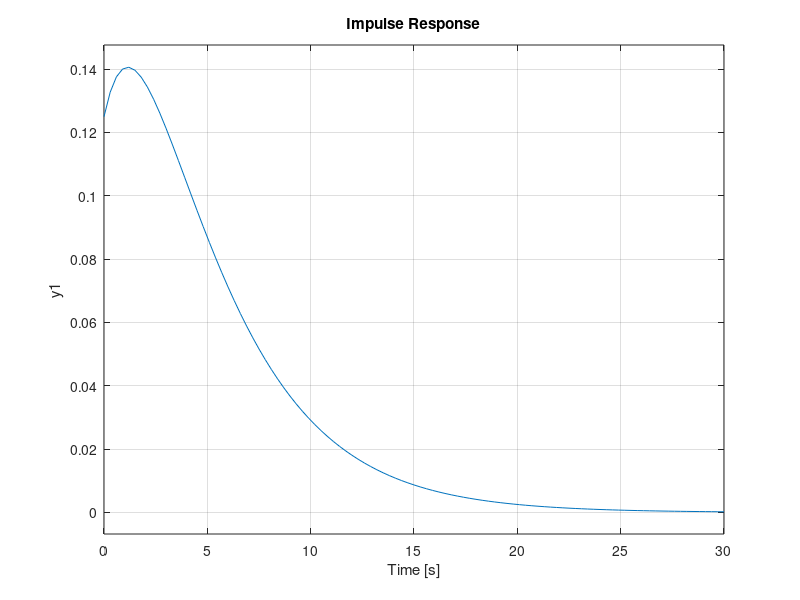

Here is the MATLAB script that generated this plot:
clf
close all
clear all
clc
pkg load control

K = 1;
taua = 1;
tau1 = 2;
tau2 = 4;

num = K*[taua 1];
den = [tau1*tau2 tau1+tau2 1];
G = tf(num,den)
impulse(G)
